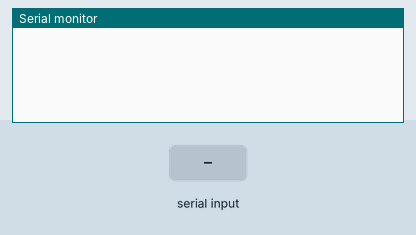
Recording of a sketch running on a simulated Arduino Uno, built with avr-gcc and run on an emulated ATmega328P. Shown: the last lines printed to the serial monitor. The inputs (shaded band) are chosen by the test bench.

Above: at 1.2 s.
1.3 s: "90,45\n" received over Serial
At 2.1 s:
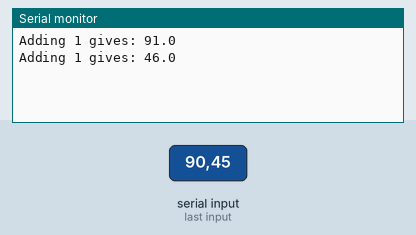
2.8 s: "30,150\n" received over Serial
At 4.6 s:
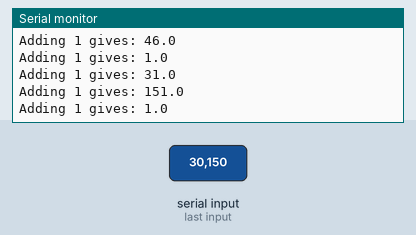
Timing chart, 0 to 6.1 s (numbered marks = the images above; inputs shaded):
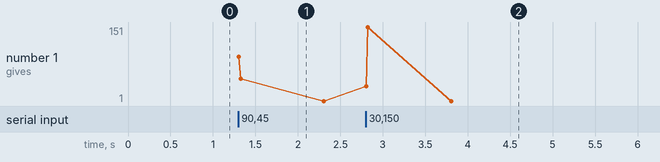

The sketch:

hello.ino
```cpp
int incomingByte = 0;

void setup()
{
  // Open serial connection.
  Serial.begin(9600);
}

void loop()
{
  if (Serial.available() > 0)
  {
   float a = Serial.parseFloat();
   // See also: https://www.arduino.cc/en/Tutorial/StringToIntExample
   // say what you got, plus 1:
   Serial.print("Adding 1 gives: "); // ASCII printable characters
   int num_of_decimals = 1;
   Serial.println( (float) (a+1), num_of_decimals);
  }
}
```

Measured:
- after the input at 1.3 s, the serial monitor: prints a new line at once (image 1)
- after the input at 2.8 s, the serial monitor: prints a new line at once (image 2)
